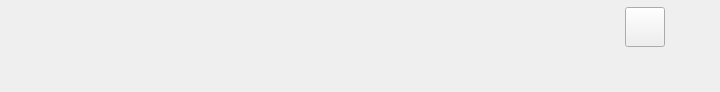
<?xml version='1.0' encoding='utf-8'?>
<ui version="4.0">
 <class>RoomTabs</class>
 <widget class="QWidget" name="RoomTabs">
  <property name="geometry"><rect><x>0</x><y>0</y><width>720</width><height>92</height></rect></property>
  <layout class="QVBoxLayout" name="tabsRoot">
   <property name="leftMargin"><number>0</number></property><property name="topMargin"><number>0</number></property>
   <property name="rightMargin"><number>0</number></property><property name="bottomMargin"><number>0</number></property>
   <property name="spacing"><number>8</number></property>
   <item alignment="Qt::AlignHCenter">
    <widget class="QCustomGlassFrame" name="tabsGlass">
     <property name="backdropSource" stdset="0"><string>wallpaper</string></property>
     <property name="cornerRadius" stdset="0"><number>27</number></property>
     <layout class="QHBoxLayout" name="tabsLayout">
      <property name="leftMargin"><number>8</number></property><property name="topMargin"><number>7</number></property>
      <property name="rightMargin"><number>8</number></property><property name="bottomMargin"><number>7</number></property>
      <property name="spacing"><number>10</number></property>
      <item>
       <widget class="QCustomSegmentedControl" name="roomSegments">
        <property name="segments" stdset="0"><string>Living Room,Bedroom,Kitchen,Backyard,Garage</string></property>
        <property name="currentIndex" stdset="0"><number>0</number></property>
        <property name="minimumSize"><size><width>560</width><height>40</height></size></property>
       </widget>
      </item>
      <item>
       <widget class="QCustomQPushButton" name="roomAdd">
        <property name="minimumSize"><size><width>40</width><height>40</height></size></property>
        <property name="maximumSize"><size><width>40</width><height>40</height></size></property>
        <property name="iconSize"><size><width>18</width><height>18</height></size></property>
        <property name="iconName" stdset="0"><string>feather/plus</string></property>
        <property name="role" stdset="0"><string>addBtn</string></property>
       </widget>
      </item>
     </layout>
    </widget>
   </item>
   <item alignment="Qt::AlignHCenter">
    <widget class="QCustomPageDots" name="roomDots">
     <property name="count" stdset="0"><number>5</number></property>
     <property name="activeIndex" stdset="0"><number>0</number></property>
     <property name="minimumSize"><size><width>90</width><height>14</height></size></property>
    </widget>
   </item>
  </layout>
 </widget>
 <customwidgets>
  <customwidget><class>QCustomGlassFrame</class><extends>QFrame</extends><header>Custom_Widgets.QCustomGlassFrame</header><container>1</container></customwidget>
  <customwidget><class>QCustomSegmentedControl</class><extends>QWidget</extends><header>Custom_Widgets.QCustomSegmentedControl</header><container>0</container></customwidget>
  <customwidget><class>QCustomQPushButton</class><extends>QPushButton</extends><header>Custom_Widgets.QCustomQPushButton</header><container>0</container></customwidget>
  <customwidget><class>QCustomPageDots</class><extends>QWidget</extends><header>Custom_Widgets.QCustomPageDots</header><container>0</container></customwidget>
 <customwidget><class>QPushButton</class><extends>QPushButton</extends><header location="global">Custom_Widgets.Theme.h</header><container>1</container></customwidget><customwidget><class>QLabel</class><extends>QLabel</extends><header location="global">Custom_Widgets.Theme.h</header><container>1</container></customwidget></customwidgets>
 <connections />
</ui>
